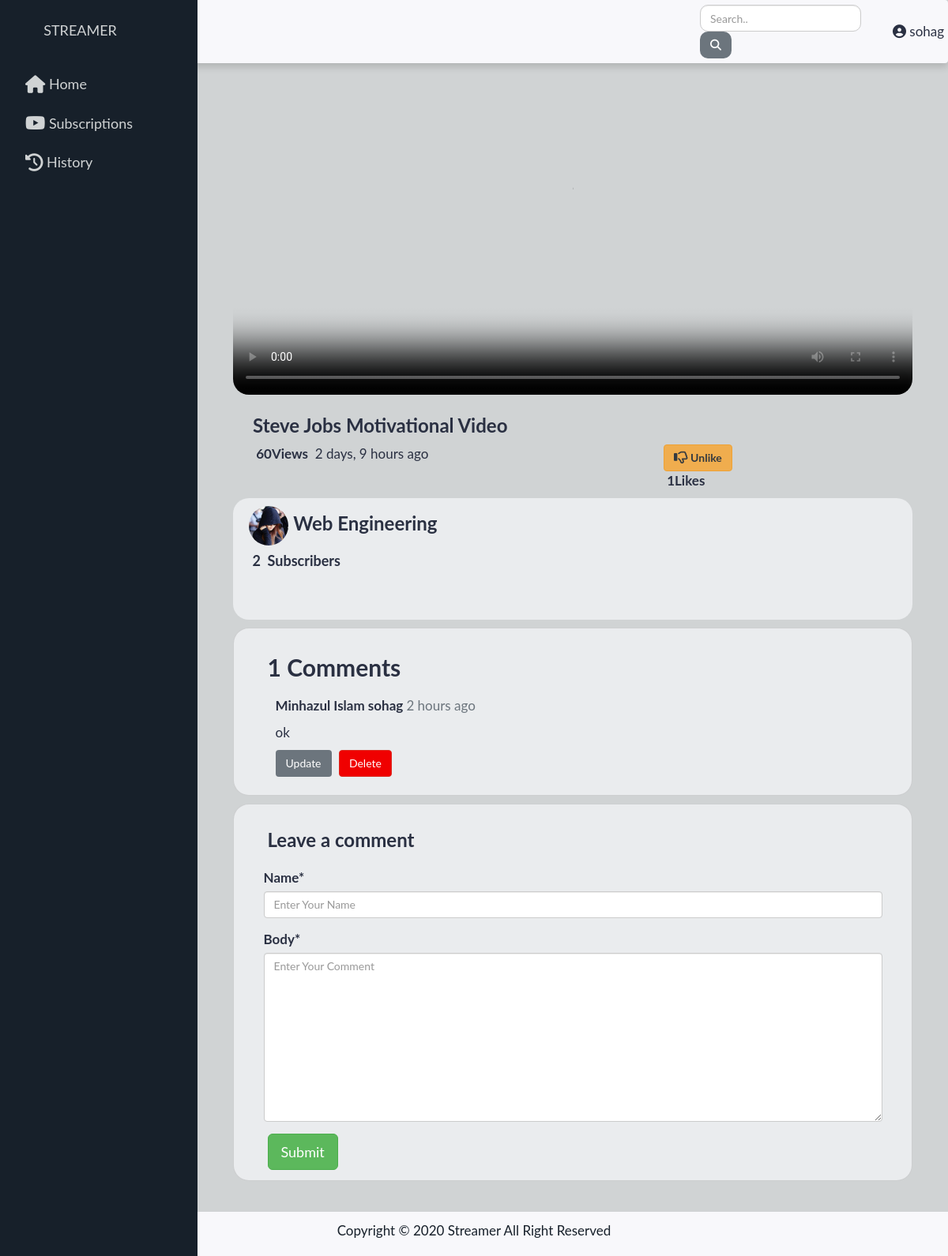
Screenshot of /video_detail/14/ (signed in) with the database file from the repository.
### dashboard/models.py (models this page shows, shortened)
class VideoInfo(models.Model):
    title = models.CharField(max_length=250)
    description = models.TextField(blank=True)
    video_content = models.FileField(
        null=True, blank=True, upload_to='videos/')
    video_img = models.ImageField(null=True, blank=True, upload_to='images/')
    created_on = models.DateTimeField(auto_now=False, auto_now_add=True)
    updated = models.DateTimeField(auto_now=True, auto_now_add=False)
    channel_info = models.ForeignKey(ChannelInfo, on_delete=models.CASCADE)
    user_name = models.ForeignKey(User, on_delete=models.CASCADE)
    like = models.ManyToManyField(User, blank=True, related_name='video_post')
    view = models.IntegerField(default=0, null=0, blank=True)
    keyword = models.TextField(blank=True)
    def total_likes(self):
        return self.like.count()

class ChannelInfo(models.Model):
    name = models.CharField(max_length=250)
    description = models.TextField(blank=True)
    profile_img = models.ImageField(null=True, blank=True, upload_to='images/')
    cover_img = models.ImageField(null=True, blank=True, upload_to='images/')
    created_on = models.DateTimeField(auto_now=False, auto_now_add=True)
    user_name = models.ForeignKey(User, on_delete=models.CASCADE)
    subscribe = models.ManyToManyField(
        User, blank=True, related_name='subscribe_channel')
    def total_subscriber(self):
        return self.subscribe.count()

class Comments(models.Model):
    post = models.ForeignKey(
        VideoInfo, on_delete=models.CASCADE, related_name='comments')
    name = models.CharField(max_length=80)
    body = models.TextField()
    created_on = models.DateTimeField(auto_now_add=True)
    active = models.BooleanField(default=True)
    class Meta:
        ordering = ['created_on']

### streameapp/views.py (the view)
# urls.py: path('video_detail/<pk>/', views.video_detail, name='video_detail'),
@login_required
def video_detail(request, pk):
    video_item_details = get_object_or_404(VideoInfo, pk=pk)
    channel_name = ChannelInfo.objects.filter(user_name=request.user)
    post = video_item_details
    staff2 = get_object_or_404(
        ChannelInfo, pk=video_item_details.channel_info.pk)
    total_subscribe = staff2.total_subscriber
    video_item_details.view = video_item_details.view + 1
    video_item_details.save()
    staff = get_object_or_404(VideoInfo,  pk=pk)
    total_likes = staff.total_likes()
    liked = False
    if staff.like.filter(pk=request.user.pk).exists():
        liked = True
    comments = post.comments.filter(active=True)
    new_comment = None
    if request.method == 'POST':
        comment_form = CommentForm(data=request.POST)
        if comment_form.is_valid():
            new_comment = comment_form.save(commit=False)
            new_comment.post = post
            new_comment.save()
            comment_form = CommentForm()
    else:
        comment_form = CommentForm()
    context = {
        'channel_name': channel_name,
        'video_item_details': video_item_details,
        'total_likes': total_likes,
        'liked': liked,
        'post': post,
        'comments': comments,
        'new_comment': new_comment,
        'comment_form': comment_form,
        'total_subscribe': total_subscribe
    }
    return render(request, 'frontend/video_detail.html', context)

### dashboard/forms.py
class CommentForm(forms.ModelForm):
    class Meta:
        model = Comments
        fields = ('name', 'body')
        widgets = {
            'name': forms.TextInput(
                attrs={
                    'class': 'form-control',
                    'placeholder': "Enter Your Name",
                    'required': 'true'
                }
            ),
            'body': forms.Textarea(
                attrs={
                    'class': 'form-control',
                    'placeholder': "Enter Your Comment",
                }
            ),
        }

### templates/frontend/video_detail.html (shortened to what this page needs)
{% extends 'base.html' %}
{% load crispy_forms_tags %}
{% load humanize %}
{% block content %}
<div class="video-detail">
    <div class="row">
        <div class="col-xl">
            <video poster="{{ video_item_details.video_img.url }}" controls autoplay>
                    <source src="{{ video_item_details.video_content.url }}" type='video/mp4'>
            </video>
            <div class="row">
                <div class="col-xl">
                    <h3><b>{{ video_item_details.title }}</b></h3>
                </div>
            </div>
                <div class="row" style="padding-bottom: 10px;">
                    <div class="col-xl-6">
                        <p><b>&nbsp;{{  video_item_details.view|intword }}Views</b> &nbsp;{{  video_item_details.created_on|naturaltime }}</p>
                    </div>
                    <div class="col-xl-3">
                        <form action="{% url 'like_post' video_item_details.pk %}" method="POST" style="padding-left: 100px;">
                            {% if liked %}
                                <button
                                    type="submit"
                                    name="post_id"
                                    class="btn btn-warning text-dark"
                                >
                                &nbsp;<b>Unlike</b>
                                </button>
                            {% endif %}
                            <b>&nbsp;{{  total_likes|intword }}Likes</b>
                        </form>
                    </div>
                </div>
            <div class="channel_nameimage">
                <div>
                    <img class="img-circle profile_pic" src="{{ video_item_details.channel_info.profile_img.url }}" alt="Card image cap">
                    <a href="{% url 'channel_detail' video_item_details.channel_info.pk %}"><b>{{ video_item_details.channel_info.name }}</b><br></a>
                    <h4><b>&nbsp;{{ total_subscribe|intword }}&nbsp; Subscribers</b></h4>
                </div>
                <br>
            </div>
            <div>
                <div >
                    <div class="card" style="padding-left: 30px;">
                        <div class="card-body">
                            <h2><b>{{ comments.count|intword }} Comments</b></h2>
                            {% for comment in comments %}
                                 <div class="comments" style="padding: 10px;">
                                    <p class="font-weight-bold">
                                        {{ comment.name }}
                                        <span class=" text-muted font-weight-normal">
                                            {{ comment.created_on|naturaltime }}
                                        </span>
                                    </p>
                                    {{ comment.body | linebreaks }}
                                    <a   class="btn btn-secondary"
                                href="{% url 'update_comments' comment.id %}"
                            > Update
                            </a>
                            <a    class="btn btn-danger ml-2"
                                href="{% url 'delete_comments' comment.id %}"
                            > Delete
                            </a>
                                </div>
                            {% endfor %}
                        </div>
                    </div>
                    <div class=" card mb-4  mt-3 ">
                        <div class="card-body">
                            <h3 style="padding-left: 30px;"><b>Leave a comment</b></h3>
                            <form method="post" style="margin-top: 1.3em;">
                                    <div class="row">
                                        <div class="col">
                                          {{ comment_form.name|as_crispy_field }}
                                        </div>
                                    </div>
                                    <div class="row">
                                        <div class="col">
                                            {{ comment_form.body|as_crispy_field }}
                                          </div>
                                    </div>
                                    <button type="submit"
                                        style="margin-left: 30px;"
                                        class="btn btn-success  btn-lg"
                                        style="margin-top: 10px;"
                                    >
                                        Submit
                                    </button>
                            </form>
                        </div>
                    </div>
                </div>
            </div>
            <br>
        </div>
    </div>
</div>
{% endblock content %}

### templates/base.html (shortened to what this page needs)
{% load static %}
<!DOCTYPE html>
<html lang="en">
  <head>
    <link
      rel="stylesheet"
      href='{% static  "./assets/bootstrap/css/bootstrap.min.css" %}'
    />
    <link
      rel="stylesheet"
      href='{% static "./assets/bootstrap/css/Bootsrap-css.css" %}'
    />
    <link
      rel="stylesheet"
      href="https://cdnjs.cloudflare.com/ajax/libs/bootstrap-social/5.1.1/bootstrap-social.css"
    />
    <link rel="stylesheet" href="https://maxcdn.bootstrapcdn.com/bootstrap/3.4.1/css/bootstrap.min.css">
    <link rel="stylesheet" href="{% static "./css/base.css" %}">
  </head>
  <body>
      <nav
        class="navbar navbar-expand-sm shadow fixed-top"
        id="mainNav">
        <div class="container-fluid">
          <div id="mySidenav" class="sidenav">
            <div class="row">
              <div class="navbar_icon">
                <a href="{% url 'home' %}">
                    &nbsp; Streamer
                </a>
              </div>
            </div>
            <br>
            <button class="sidebar-btn">
              <a href="{% url 'home' %}"><i class="fa fa-home fa-lg" aria-hidden="true"></i>&nbsp;Home </a>
            </button>
            <button class="sidebar-btn">
              <a href="{% url 'subscription_view' %}"><i class="fa fa-youtube-play fa-lg" aria-hidden="true"></i>&nbsp;Subscriptions</a>
            </button>
            <button class="sidebar-btn">
              <a href="{% url 'history' %}"><i class="fa fa-history fa-lg" aria-hidden="true"></i>&nbsp;History </a>
            </button>
          </div>
          <div class="collapse navbar-collapse" id="navbarSupportedContent">
            <form
                action="{% url 'search' %}"
                method="GET"
                class="form-inline my-2 my-lg-0 search_style"
                >
              <input
                class="form-control mr-sm-2"
                type="search"
                name="q"
                placeholder="Search.."
                aria-label="Search"
                style="border-radius: 10px;"
              />
              <button class="btn btn-secondary my-2 my-sm-0" type="submit" style="border-radius: 10px;">
                <i class="fa fa-search"></i>
              </button>
            </form>
          </div>
            <div class="navbar-nav ml-auto row">
              <div class="nav-item col col-md col-xl">
                {% if user.is_authenticated %}
                <ul class="navbar-nav ml-auto">
                  <li class="nav-item dropdown">
                    <a
                    class="nav-link dropdown-toggle"
                    href="#"
                    id="userMenu"
                    data-toggle="dropdown"
                    aria-haspopup="true"
                    aria-expanded="false"
                    >
                    <i class="fa fa-user-circle" aria-hidden="true"></i>
                    {{ user.username }}
                    </a>
                  </li>
                </ul>
                {% else %}
                <form class="form-inline ml-auto">
                  <a href="{% url 'login' %}" class="btn btn-danger" style="border-radius: 10px;">Log in</a>
                  <a href="{% url 'signup' %}" class="btn btn-primary ml-2 text-light" style="border-radius: 10px;">Sign up</a>
                </form>
                {% endif %}
              </div>
            </div>
          </div>
      </nav>
      {% block content %}
      {% endblock content %}
      <footer class="py-3 footer" style="margin-top: 0px">
        <p class="text-center" style="margin-top: 2px;">
          Copyright &copy; 2020 Streamer All Right Reserved
        </p>
      </footer>
  </body>
</html>

### static/css/base.css (style rules this page uses)
.row { margin-left: 10px; margin-right: 10px; }
.row:after { content: ""; display: table; clear: both; }

### templates/base.html (style rules this page uses)
body { font-family: "Lato", sans-serif; font-size: 17px; background-color: #D0D3D4; }
.navbar { background-color: #f8f8fb; position: fixed; }
.navbar_icon { margin-left: 20px; text-transform: uppercase; color:#2a3042; }
a.nav-link { color: #2a3042; text-decoration: none; }
.shadow { box-shadow: 0 4px 2px -2px rgba(0, 0, 0, 0.1); }
.btn-danger { color: #fff; background-color: #f00000; border-color: #dc281e; }
.sidenav { height: 100%; width: 250px; position: fixed; z-index: 1; top: 0; left: 0; background-color:#17202A; overflow-x: hidden; padding-top: 20px; }
.sidenav a, .dropdown-btn { padding: 6px 8px 6px 16px; text-decoration: none; font-size: 18px; color: #D0D3D4; display: block; border: none; background: none; width: 100%; text-align: left; cursor: pointer; outline: none; }
.sidebar-btn { padding: 6px 8px 6px 16px; text-decoration: none; font-size: 18px; color: #818181; display: block; border: none; background: none; width: 100%; text-align: left; cursor: pointer; outline: none; }
.collapse { padding-left: 280px; }
.search_style { padding-left: 580px; }
footer.footer { background-color: #f8f8fb; color: #17202a; }

### templates/frontend/video_detail.html (style rules this page uses)
.video-detail { padding-left: 270px; background-color: #D0D3D4; color: #2a3042; padding-right: 20px; padding-top: 70px; }
video { width: 100%; border-radius: 20px; }
img.profile_pic { border-radius: 50%; width: 50px; height: 50px; }
.channel_nameimage { font-size: 24px; background-color:#eaecee; color: #2a3042; border-radius: 20px; padding-left: 20px; padding-top: 10px; padding-bottom: 10px; margin-bottom: 10px; }
.card { background-color:#eaecee; color: #2a3042; border-radius: 20px; }
a { color: #2a3042; }

### rows the page displays
VideoInfo: title "Steve Jobs Motivational Video", view "60", created_on "2 days, 9 hours ago", channel_info.profile_img (picture), channel_info.name "Web Engineering"
ChannelInfo: id "2"
Comments: name "Minhazul Islam sohag", created_on "2 hours ago", body "ok"

### other values shown
{{ user.username }} "sohag"
{{ total_likes|intword }} "1"
{{ comments.count|intword }} "1"
